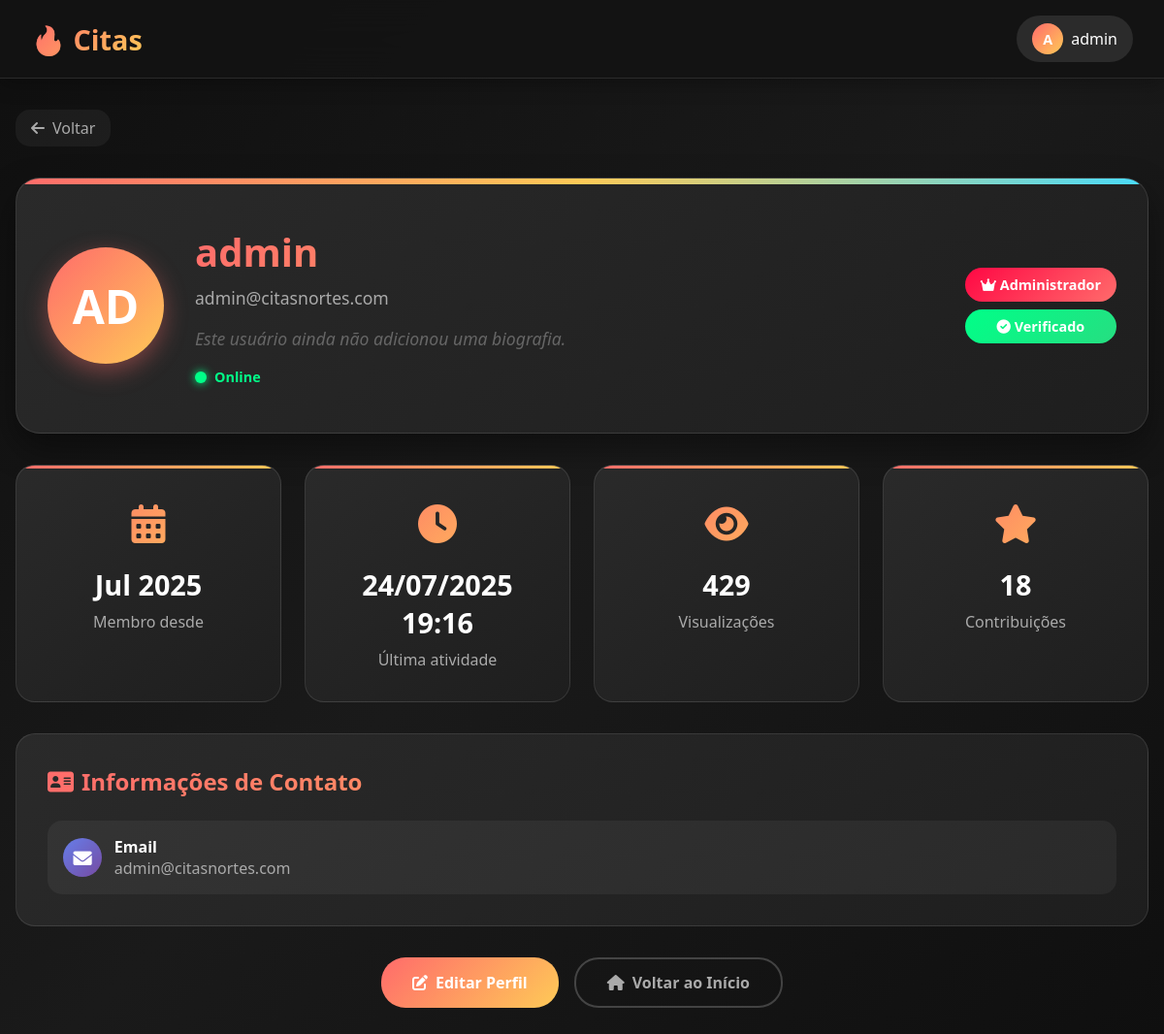
/user_profile.php (signed in), run on the app's committed database.
### tables this page shows
CREATE TABLE `users` (
  `id` int(11) NOT NULL,
  `username` varchar(50) NOT NULL,
  `email` varchar(100) NOT NULL,
  `password` varchar(255) NOT NULL,
  `is_admin` tinyint(1) DEFAULT 0,
  `active` tinyint(1) DEFAULT 1,
  `avatar` text DEFAULT NULL,
  `bio` text DEFAULT NULL,
  `phone` varchar(20) DEFAULT NULL,
  `telegram` varchar(50) DEFAULT NULL,
  `reset_token` varchar(64) DEFAULT NULL,
  `reset_expires` datetime DEFAULT NULL,
  `email_verified` tinyint(1) DEFAULT 0,
  `verification_token` varchar(64) DEFAULT NULL,
  `last_login` datetime DEFAULT NULL,
  `created_at` timestamp NOT NULL DEFAULT current_timestamp(),
  `updated_at` timestamp NOT NULL DEFAULT current_timestamp() ON UPDATE current_timestamp()
);

### user_profile.php (the view, shortened to what this page needs)
<?php
include 'auth.php';
$conn = new mysqli("localhost", "u333528817_escorts", "At081093@", "u333528817_escorts");
$user_id = isset($_GET['id']) ? intval($_GET['id']) : ($_SESSION['user_id'] ?? 0);
$stmt = $conn->prepare("SELECT * FROM users WHERE id = ? AND active = 1");
$stmt->bind_param("i", $user_id);
$stmt->execute();
$result = $stmt->get_result();
$user = $result->fetch_assoc();
$is_own_profile = isLoggedIn() && $_SESSION['user_id'] == $user_id;
$stats = [
    'join_date' => date('M Y', strtotime($user['created_at'])),
    'last_seen' => $user['last_login'] ? date('d/m/Y H:i', strtotime($user['last_login'])) : 'Nunca',
    'profile_views' => rand(150, 500),
    'total_posts' => rand(5, 25)
];
?>
<!DOCTYPE html>
<html lang="es">
<head>
    <link href="https://cdnjs.cloudflare.com/ajax/libs/font-awesome/6.0.0/css/all.min.css" rel="stylesheet">
</head>
<body>
    <header class="header">
        <div class="header-content">
            <a href="index.php" class="logo">🔥 Citas</a>
            <?php renderUserMenu(); ?>
        </div>
    </header>
    <div class="profile-container">
        <a href="javascript:history.back()" class="back-btn">
            <i class="fas fa-arrow-left"></i>
            Voltar
        </a>
        <div class="profile-header">
            <div class="profile-content">
                <div class="profile-avatar">
                    <?= strtoupper(substr($user['username'], 0, 2)) ?>
                </div>
                <div class="profile-info">
                    <h1 class="profile-username"><?= htmlspecialchars($user['username']) ?></h1>
                    <div class="profile-email"><?= htmlspecialchars($user['email']) ?></div>
                    <?php if ($user['bio']): ?>
                        <div class="profile-bio"><?= nl2br(htmlspecialchars($user['bio'])) ?></div>
                    <?php else: ?>
                        <div class="profile-bio" style="color: #666; font-style: italic;">
                            Este usuário ainda não adicionou uma biografia.
                        </div>
                    <?php endif; ?>
                    <div class="online-status">
                        <div class="status-dot"></div>
                        <span class="status-text">Online</span>
                    </div>
                </div>
                <div class="profile-badges">
                    <?php if ($user['is_admin']): ?>
                        <div class="badge badge-admin">
                            <i class="fas fa-crown"></i> Administrador
                        </div>
                    <?php else: ?>
                        <div class="badge badge-member">
                            <i class="fas fa-user"></i> Membro
                        </div>
                    <?php endif; ?>
                    <?php if ($user['email_verified']): ?>
                        <div class="badge badge-verified">
                            <i class="fas fa-check-circle"></i> Verificado
                        </div>
                    <?php endif; ?>
                </div>
            </div>
        </div>
        <div class="stats-grid">
            <div class="stat-card">
                <div class="stat-icon">
                    <i class="fas fa-calendar-alt"></i>
                </div>
                <div class="stat-value"><?= $stats['join_date'] ?></div>
                <div class="stat-label">Membro desde</div>
            </div>
            <div class="stat-card">
                <div class="stat-icon">
                    <i class="fas fa-clock"></i>
                </div>
                <div class="stat-value"><?= $stats['last_seen'] ?></div>
                <div class="stat-label">Última atividade</div>
            </div>
            <div class="stat-card">
                <div class="stat-icon">
                    <i class="fas fa-eye"></i>
                </div>
                <div class="stat-value"><?= $stats['profile_views'] ?></div>
                <div class="stat-label">Visualizações</div>
            </div>
            <div class="stat-card">
                <div class="stat-icon">
                    <i class="fas fa-star"></i>
                </div>
                <div class="stat-value"><?= $stats['total_posts'] ?></div>
                <div class="stat-label">Contribuições</div>
            </div>
        </div>
        <?php if ($user['phone'] || $user['telegram'] || $is_own_profile): ?>
        <div class="contact-section">
            <h2 class="section-title">
                <i class="fas fa-address-card"></i>
                Informações de Contato
            </h2>
            <div class="contact-info">
                <div class="contact-item contact-email">
                    <div class="contact-icon">
                        <i class="fas fa-envelope"></i>
                    </div>
                    <div>
                        <div style="font-weight: 600;">Email</div>
                        <div style="color: #aaa;"><?= htmlspecialchars($user['email']) ?></div>
                    </div>
                </div>
            </div>
        </div>
        <?php endif; ?>
        <div class="action-buttons">
            <?php if ($is_own_profile): ?>
                <a href="dashboard.php" class="btn btn-primary">
                    <i class="fas fa-edit"></i>
                    Editar Perfil
                </a>
            <?php endif; ?>
            <a href="index.php" class="btn btn-secondary">
                <i class="fas fa-home"></i>
                Voltar ao Início
            </a>
        </div>
    </div>
</body>
</html>

### auth.php (shortened to what this page needs)
<?php
function isLoggedIn() {
    return isset($_SESSION['user_id']);
}
function getCurrentUser() {
    $conn = new mysqli("localhost", "u333528817_escorts", "At081093@", "u333528817_escorts");
    $stmt = $conn->prepare("SELECT * FROM users WHERE id = ?");
    $stmt->bind_param("i", $_SESSION['user_id']);
    $stmt->execute();
    return $stmt->get_result()->fetch_assoc();
}
function renderUserMenu() {
    if (isLoggedIn()) {
        $user = getCurrentUser();
        $avatar = strtoupper(substr($user['username'], 0, 1));
        echo '<div class="user-menu">
                <div class="user-info">
                    <div class="user-avatar">' . $avatar . '</div>
                    <span>' . htmlspecialchars($user['username']) . '</span>
                </div>
                <div class="user-dropdown">
                    <a href="dashboard.php" class="dropdown-item">
                        <i class="fas fa-user"></i> Dashboard
                    </a>';
        echo '<a href="?logout=1" class="dropdown-item logout" onclick="return confirm(\'Tem certeza que deseja sair?\')">
                <i class="fas fa-sign-out-alt"></i> Sair
              </a>
            </div>
        </div>';
    }
}
?>

### auth.php (style rules this page uses)
.user-menu { position: relative; display: flex; align-items: center; gap: 1rem; }
.user-info { display: flex; align-items: center; gap: 0.5rem; padding: 0.5rem 1rem; background: rgba(255, 255, 255, 0.1); border-radius: 25px; cursor: pointer; transition: all 0.3s ease; }
.user-avatar { width: 32px; height: 32px; border-radius: 50%; background: linear-gradient(135deg, #ff6b6b, #feca57); display: flex; align-items: center; justify-content: center; font-weight: bold; font-size: 0.9rem; }

### data on the page
users: username "A", username "admin", username "AD", email "admin@citasnortes.com", created_at+last_login "Jul 2025", created_at+last_login "24/07/2025 19:16", created_at+last_login "429", created_at+last_login "18"
